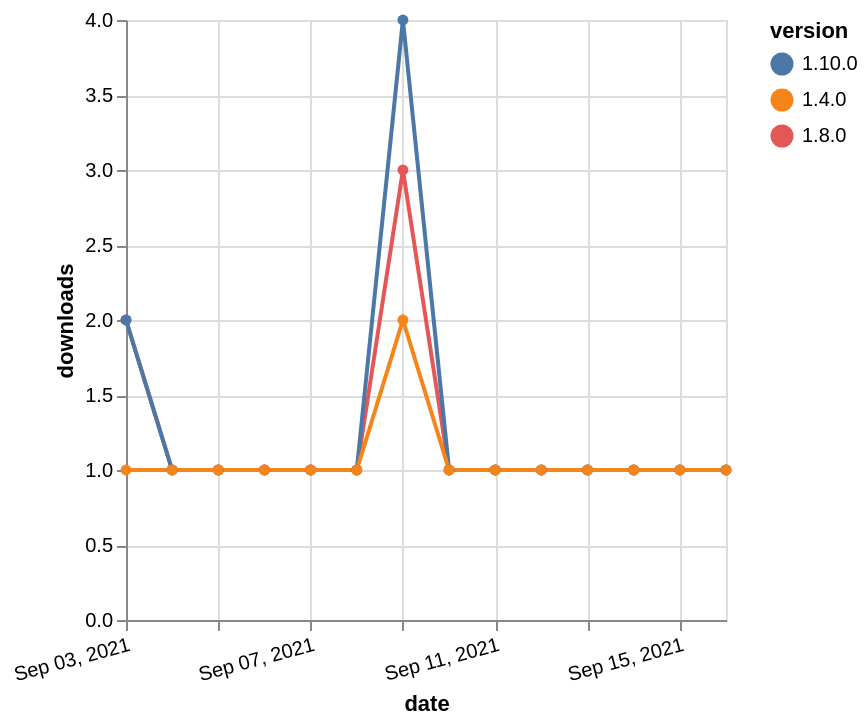

The specification (Vega-Lite) saved for this image:
### Vega-Lite specification from a JSON file in a GitHub repository (floating-point values rounded to 4 significant figures)
{"$schema": "https://vega.github.io/schema/vega-lite/v5.json", "description": "A simple bar chart with embedded data.", "data": {"values": [{"date": "2021-09-03", "total": 207, "delta": 2, "version": "1.8.0"}, {"date": "2021-09-04", "total": 208, "delta": 1, "version": "1.8.0"}, {"date": "2021-09-05", "total": 209, "delta": 1, "version": "1.8.0"}, {"date": "2021-09-06", "total": 210, "delta": 1, "version": "1.8.0"}, {"date": "2021-09-07", "total": 211, "delta": 1, "version": "1.8.0"}, {"date": "2021-09-08", "total": 212, "delta": 1, "version": "1.8.0"}, {"date": "2021-09-09", "total": 215, "delta": 3, "version": "1.8.0"}, {"date": "2021-09-10", "total": 216, "delta": 1, "version": "1.8.0"}, {"date": "2021-09-11", "total": 217, "delta": 1, "version": "1.8.0"}, {"date": "2021-09-12", "total": 218, "delta": 1, "version": "1.8.0"}, {"date": "2021-09-13", "total": 219, "delta": 1, "version": "1.8.0"}, {"date": "2021-09-14", "total": 220, "delta": 1, "version": "1.8.0"}, {"date": "2021-09-15", "total": 221, "delta": 1, "version": "1.8.0"}, {"date": "2021-09-16", "total": 222, "delta": 1, "version": "1.8.0"}, {"date": "2021-09-03", "total": 121, "delta": 2, "version": "1.10.0"}, {"date": "2021-09-04", "total": 122, "delta": 1, "version": "1.10.0"}, {"date": "2021-09-05", "total": 123, "delta": 1, "version": "1.10.0"}, {"date": "2021-09-06", "total": 124, "delta": 1, "version": "1.10.0"}, {"date": "2021-09-07", "total": 125, "delta": 1, "version": "1.10.0"}, {"date": "2021-09-08", "total": 126, "delta": 1, "version": "1.10.0"}, {"date": "2021-09-09", "total": 130, "delta": 4, "version": "1.10.0"}, {"date": "2021-09-10", "total": 131, "delta": 1, "version": "1.10.0"}, {"date": "2021-09-11", "total": 132, "delta": 1, "version": "1.10.0"}, {"date": "2021-09-12", "total": 133, "delta": 1, "version": "1.10.0"}, {"date": "2021-09-13", "total": 134, "delta": 1, "version": "1.10.0"}, {"date": "2021-09-14", "total": 135, "delta": 1, "version": "1.10.0"}, {"date": "2021-09-15", "total": 136, "delta": 1, "version": "1.10.0"}, {"date": "2021-09-16", "total": 137, "delta": 1, "version": "1.10.0"}, {"date": "2021-09-03", "total": 192, "delta": 1, "version": "1.4.0"}, {"date": "2021-09-04", "total": 193, "delta": 1, "version": "1.4.0"}, {"date": "2021-09-05", "total": 194, "delta": 1, "version": "1.4.0"}, {"date": "2021-09-06", "total": 195, "delta": 1, "version": "1.4.0"}, {"date": "2021-09-07", "total": 196, "delta": 1, "version": "1.4.0"}, {"date": "2021-09-08", "total": 197, "delta": 1, "version": "1.4.0"}, {"date": "2021-09-09", "total": 199, "delta": 2, "version": "1.4.0"}, {"date": "2021-09-10", "total": 200, "delta": 1, "version": "1.4.0"}, {"date": "2021-09-11", "total": 201, "delta": 1, "version": "1.4.0"}, {"date": "2021-09-12", "total": 202, "delta": 1, "version": "1.4.0"}, {"date": "2021-09-13", "total": 203, "delta": 1, "version": "1.4.0"}, {"date": "2021-09-14", "total": 204, "delta": 1, "version": "1.4.0"}, {"date": "2021-09-15", "total": 205, "delta": 1, "version": "1.4.0"}, {"date": "2021-09-16", "total": 206, "delta": 1, "version": "1.4.0"}]}, "width": "container", "mark": {"type": "line", "point": {"filled": true}}, "encoding": {"x": {"field": "date", "type": "temporal", "timeUnit": "yearmonthdate", "title": "date", "axis": {"labelAngle": -15}}, "y": {"field": "delta", "type": "quantitative", "title": "downloads"}, "color": {"field": "version", "type": "nominal"}, "tooltip": {"field": "delta"}}}
